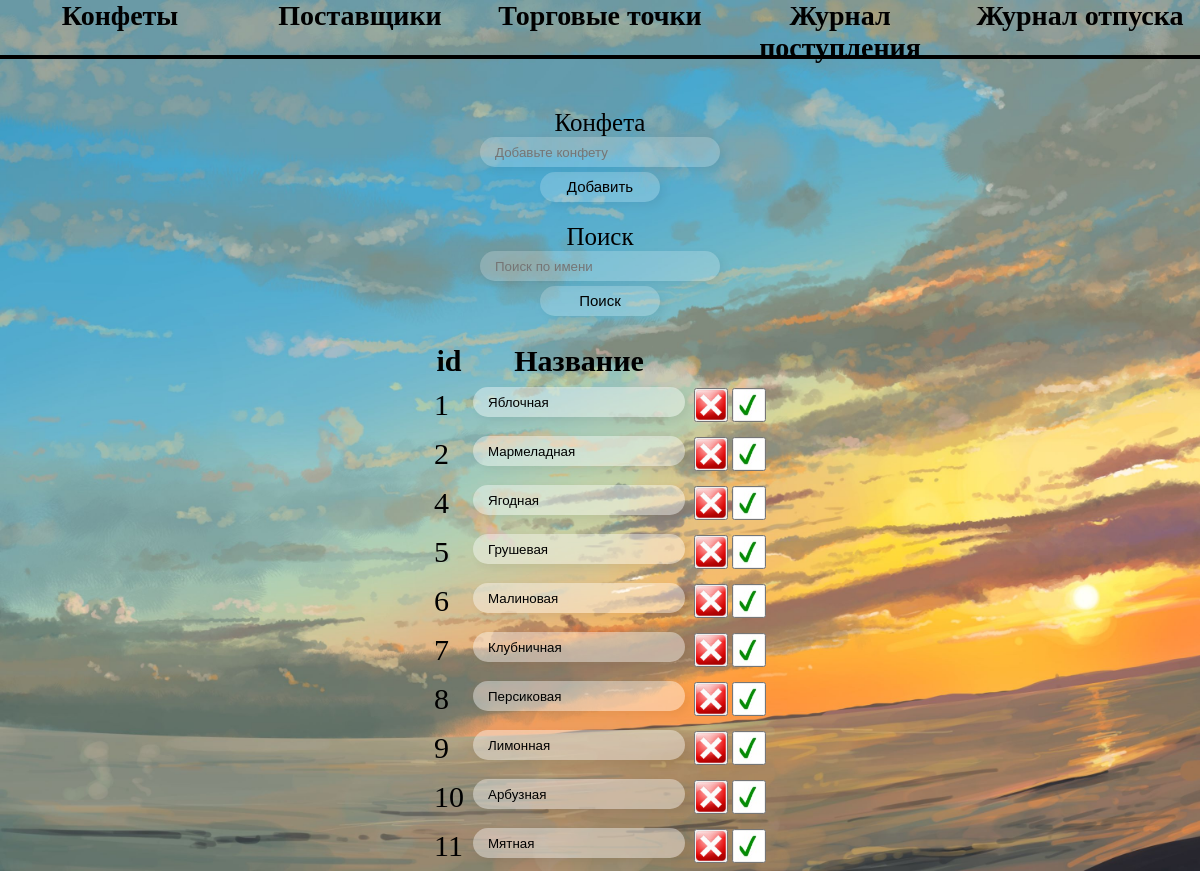
The page / on the database its author committed.
### tables this page shows
CREATE TABLE `candies` (
  `id` int NOT NULL,
  `name` varchar(100) NOT NULL
);

### index.php (called while the page is built, shortened)
<?php
include('candies.php');
?>

### candies.php (the view, shortened to what this page needs)
<link rel="stylesheet" href="style/style.css">
<div class="Headings">
    <div class="Item-Headings">
        <a href="candies.php">Конфеты</a>
    </div>
    <div class="Item-Headings">
        <a href="suppliers.php">Поставщики</a>
    </div>
    <div class="Item-Headings">
        <a href="stores.php">Торговые точки</a>
    </div>
    <div class="Item-Headings">
        <a href="ProductReceipt.php">Журнал поступления</a>
    </div>
    <div class="Item-Headings">
        <a href="ProductRelease.php">Журнал отпуска</a>
    </div>
</div>
<div class="wrap">
    <div class="formWrap">
        <form id="formAdd" action="" method="POST" class="formStyle">
            <label for="candie">Конфета</label><br>
            <input class="inputStyle" type="text" name="candie" placeholder="Добавьте конфету" id="candie">
            <br>
            <input type="submit" value="Добавить" class="input-button inputStyle">
        </form>
        <form id="fordSearch" action="" method="POST" class="formStyle">
            <label for="search">Поиск</label><br>
            <input class="inputStyle" type="text" name="search" placeholder="Поиск по имени" id="search">
            <br>
            <input type="submit" value="Поиск" class="input-button inputStyle">
        </form>
    </div>
</div>
<?php
$user = 'root';
$pass = '';
$db = new PDO('mysql:host=localhost;dbname=myDB', $user, $pass, array(PDO::ATTR_PERSISTENT => true));
if(!empty($_POST['search'])){
    try {
        $request = $_POST['search'];
        $stmt = $db->prepare("SELECT id, name FROM candies WHERE name LIKE '%$request%'");
        $stmt->execute();
        $values = $stmt->fetchAll(PDO::FETCH_ASSOC);
        $search = 1;
    } catch (PDOException $e) {
        exit();
    }
}
else{
    try {
        $stmt = $db->prepare("SELECT id, name FROM candies");
        $stmt->execute();
        $values = $stmt->fetchAll(PDO::FETCH_ASSOC);
    } catch (PDOException $e) {
        exit();
    }
}
?>
<div class="tableWrap">
    <table>
    <thead>
        <tr>
            <th>id</th>
            <th>Название</th>
        </tr>
    </thead>
    <tbody>
        <?php foreach ($values as $row): ?>
            <form action="" method="POST">
                <tr>
                <td><?php print($row['id']); ?></td>
                <td><div class="inputTable"><input  class="inputStyleTable" type="text" name="name<?php print($row['id']) ?>" value="<?php print($row['name']); ?>"></div></td>
                <td><button type="submit" name="action" value="delete<?php print($row['id']) ?>"><img src="images/RedCross.png" alt="Error" title="Удалить"></button></td>
                <td><button type="submit" name="action" value="save<?php print($row['id']) ?>"><img src="images/GreenCheckMark.jpg" alt="Error"title="Сохранить"></button></td>
                </tr>
            </form>
        <?php endforeach; ?>
    </tbody>
    </table>
</div>

### style/style.css (style rules this page uses)
table { font-size: 30px; }
img { width: 30px; height: 30px; }
button { padding: 0; }
.Headings { display: flex; justify-content: space-evenly; width: 100%; height: 55px; border-bottom: 4px solid black; }
a { text-decoration: none; color: black; font-weight: 900; font-family: cursive; }
.Item-Headings { width: 100%; height: 100%; font-size: 28px; text-align: center; }
.wrap { margin-top: 50px; width: 100%; text-align: center; }
.formWrap { margin-left: auto; margin-right: auto; }
label { font-size: 25px; font-family: segoe print; }
.inputStyle { width:20%; resize: vertical; padding:15px; border-radius:15px; border:0; box-shadow:4px 4px 10px rgba(0,0,0,0.06); height:15px; margin-bottom: 5px; background-color: rgba(255, 255, 255, 0.2); }
.inputStyleTable { width:100%; resize: vertical; padding:15px; border-radius:15px; border:0; box-shadow:4px 4px 10px rgba(0,0,0,0.06); height:15px; margin-bottom: 5px; background-color: rgba(255, 255, 255, 0.4); margin-right: 5px; }
.input-button { width: 10%; line-height: 0; text-align: center; font-size: 15px; }
.tableWrap { width: 100%; margin-top: 20px; }
table { margin-left: auto; margin-right: auto; }
.inputTable { text-align: center; line-height: 0; margin: 5px; }

### rows shown on the page
candies: id "1", name "Яблочная"
candies: id "2", name "Мармеладная"
candies: id "4", name "Ягодная"
candies: id "5", name "Грушевая"
candies: id "6", name "Малиновая"
candies: id "7", name "Клубничная"
candies: id "8", name "Персиковая"
candies: id "9", name "Лимонная"
candies: id "10", name "Арбузная"
candies: id "11", name "Мятная"
